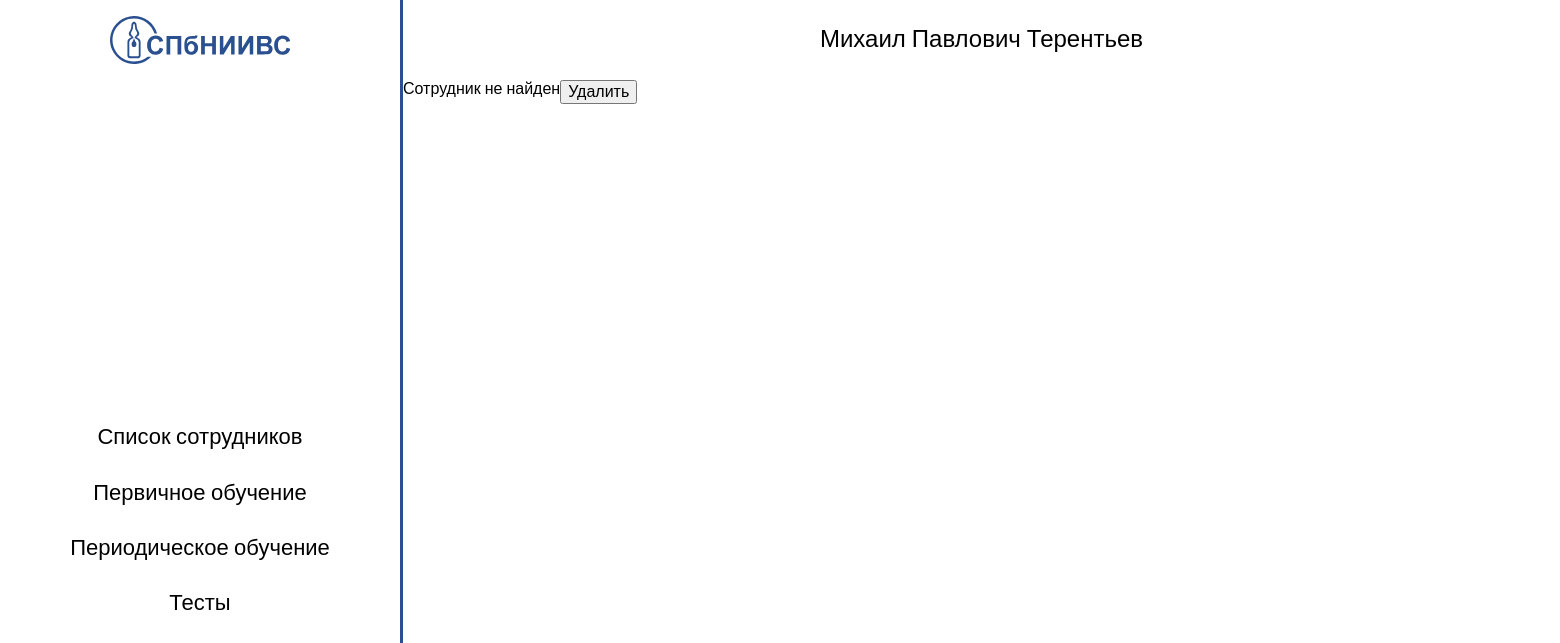
Page /usercard/3-sad/ on the earlier database version.
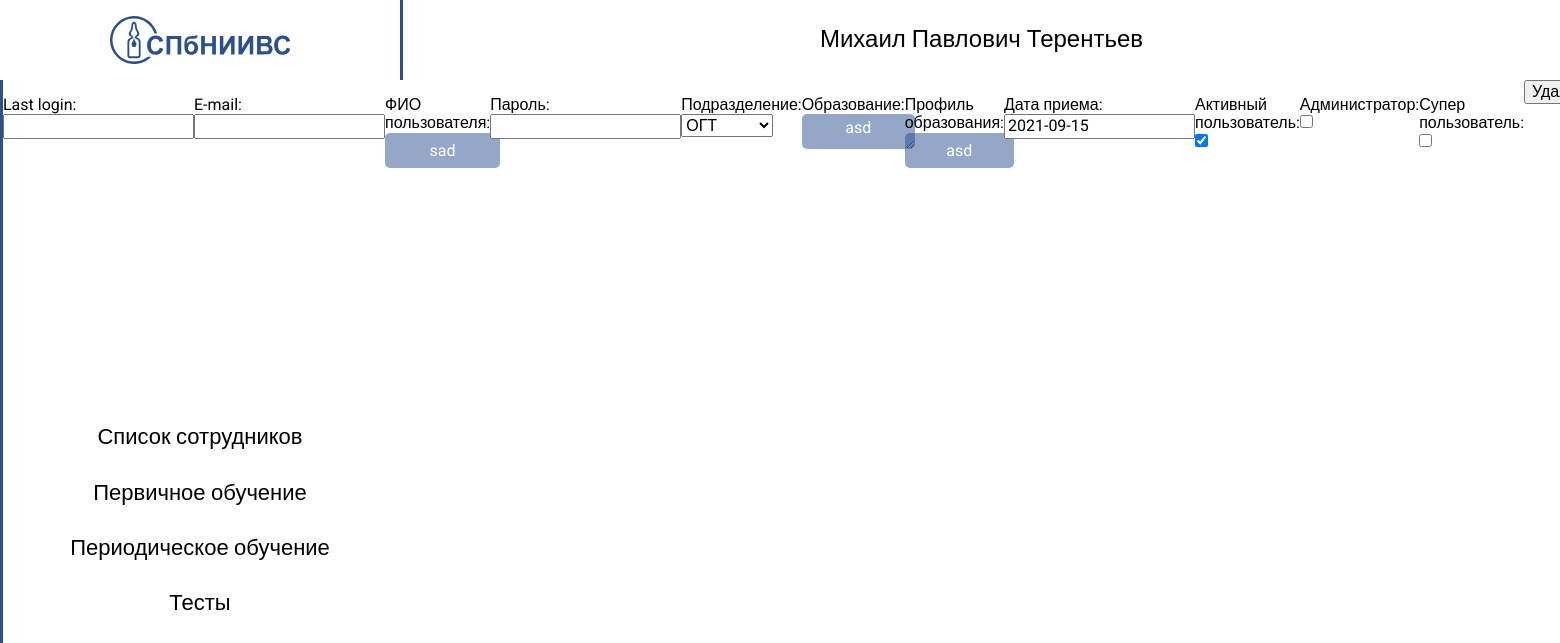
Same page on the later database version.
### account/models.py (models this page shows, shortened)
class User(AbstractBaseUser):
    email = models.EmailField(
        verbose_name='E-mail',
        max_length=255,
        unique=True,
        blank=True,
        null=True,
    )
    name = models.CharField(
	    'ФИО пользователя',
	    max_length=250,
    )
    password = models.CharField(
        'Пароль',
        max_length=100,
        blank=True
    )
    subdivision = models.ForeignKey(
        'Subdivision',
        on_delete=models.SET_NULL,
        null=True,
        verbose_name='Подразделение'
    )
    education = models.TextField('Образование')
    education_profile = models.CharField('Профиль образования', max_length=80)
    receipt = models.DateField('Дата приема')
    slug = models.SlugField(
        max_length=75,
        blank=True,
        editable=False
    )
    is_active = models.BooleanField('Активный пользователь', default=True)
    is_admin = models.BooleanField('Администратор', default=False)
    is_superuser =  models.BooleanField('Супер пользователь', default=False)
    objects = UserManager()
    USERNAME_FIELD = 'email'
    REQUIRED_FIELDS = []
    class Meta:
        ordering = ['subdivision', 'name']
        verbose_name = 'Пользователь'
        verbose_name_plural = 'Пользователи'

### account/views.py (the view, shortened to what this page needs)
# urls.py: path('usercard/<int:pk>-<str:slug>/', views.UserDetailView.as_view(), name="user_detail"),
class UserDetailView(View):
    def get(self, request, pk, slug):
        context = {}
        try:
            user = User.objects.get(id=pk)
            form = UserChangeForm(initial={
                'email': user.email,
                'name': user.name,
                'subdivision': user.subdivision,
                'education': user.education,
                'education_profile': user.education_profile,
                'receipt': user.receipt,
                })
            context.update({
                'form': form,
                })
        except:
            messages.error(request, 'Сотрудник не найден')
        return render(request, "account/usercard_detail.html", context)

### account/forms.py
class UserChangeForm(forms.ModelForm):
    class Meta:
        model = User
        fields = '__all__'

### account/models.py (called while the page is built)
    def __str__(self):
        return self.subdivision_name

### templates/account/usercard_detail.html (shortened to what this page needs)
{% extends "base.html" %}
{% load static %}
{% block content %}
    {% if messages %}
      {% for message in messages %}
        {{ message }}
      {% endfor %}
    {% endif %}
	{{ form.as_p }}
	<form method="POST">
		<button>Удалить</button>
	</form>
{% endblock %}

Differences in the rows shown:
added User: name "sad", subdivision "ОГТ", education "asd", education_profile "asd", receipt "2021-09-15", is_active "☑"
Other differences:
text now shown: "Last login: E-mail: ФИО пользователя: Пароль: Подразделение: Образование: Профиль образования: Дата приема: Активный пользователь: Администратор: Супер пользователь:"
list line gone: "Сотрудник не найден"
